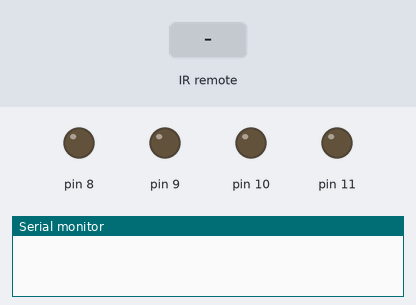
The sketch below on a simulated Arduino Uno, built with avr-gcc and run on an emulated ATmega328P. On the bench: output pins drawn as LEDs (lit = HIGH), the last lines printed to the serial monitor. The inputs (shaded band) are chosen by the test bench.

Above: at 1.2 s.
1.3 s: infrared code 0xFF18E7 received
At 2.1 s:
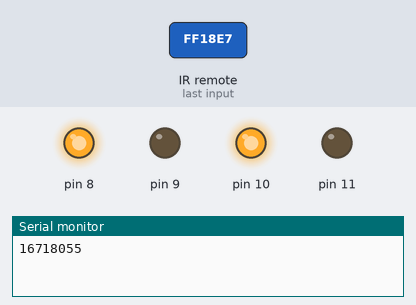
2.8 s: infrared code 0xFF10EF received
At 3.2 s:
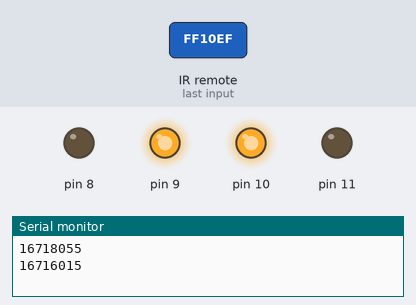
4.3 s: infrared code 0xFF5AA5 received
At 5.5 s:
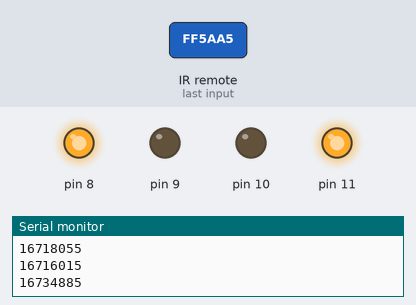
5.8 s: infrared code 0xFF4AB5 received
At 6.7 s:
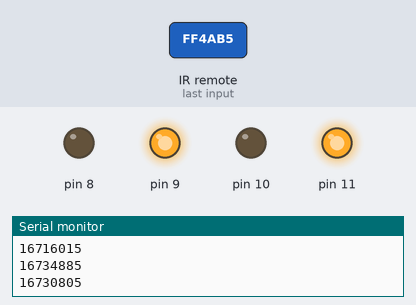
7.3 s: infrared code 0xFF38C7 received
At 7.8 s:
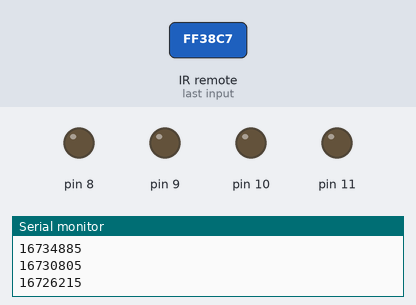
Timing chart, 0 to 9.8 s (numbered marks = the images above; inputs shaded):
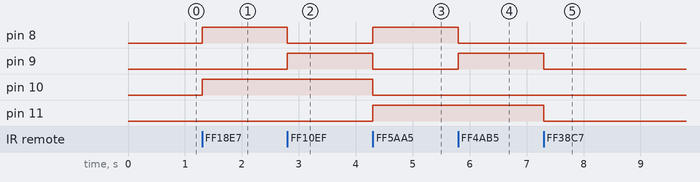

The sketch:

robotMoveCode.ino
```cpp
#include <IRremote.h>
#define irPin 7

IRrecv irrecv(irPin);
decode_results results;

//sets up pins that correlate to each motor (runs once)
void setup() {
  pinMode(8,OUTPUT);
  pinMode(9,OUTPUT);
  pinMode(10,OUTPUT);
  pinMode(11,OUTPUT);

  Serial.begin(9600);
  irrecv.enableIRIn();
}

//switch statement for each case of movement (loops infinitely)
void loop() {

   if (irrecv.decode(&results)) {
      Serial.println(results.value);

      switch (results.value) {

         case 16718055:            // button 2 FORDWARD
            forward();
            break;

         case 16716015:            // button 4 LEFT
            left();
            break;

         case 16726215:            // button 5 STOP
            Stop();
            break;

         case 16734885:            // button 6 RIGHT
            right();
            break;

         case 16730805:            // button 8 BACK
            back();
            break;


         }
   irrecv.resume();
   }
}

// below are each of the 5 functions used

//makes all motors turn forward
void forward()
{
            digitalWrite(8, HIGH);
            digitalWrite(9, LOW);
            digitalWrite(10, HIGH);
            digitalWrite(11, LOW);
}

//makes all motors turn backwards
void back()
{
              digitalWrite(8, LOW);
              digitalWrite(9, HIGH);
              digitalWrite(10, LOW);
              digitalWrite(11, HIGH);
}

//makes left motors turn forward and right motors turn backwards
void left()
{
            digitalWrite(8, LOW);
            digitalWrite(9, HIGH);
            digitalWrite(10, HIGH);
            digitalWrite(11, LOW);
}

//makes right motors turn forward and left motors turn backwards
void right()
{
              digitalWrite(8, HIGH);
              digitalWrite(9, LOW);
              digitalWrite(10, LOW);
              digitalWrite(11, HIGH);
}

//stops all motor movement
void Stop()
{
            digitalWrite(8, LOW);
            digitalWrite(9, LOW);
            digitalWrite(10, LOW);
            digitalWrite(11, LOW);
}
```

Measured:
- after the input at 1.3 s, pin 8, pin 10: LOW → HIGH at once
- after the input at 2.8 s, pin 8: HIGH → LOW at once; pin 9: LOW → HIGH at once
- after the input at 4.3 s, pin 8, pin 11: LOW → HIGH at once; pin 9, pin 10: HIGH → LOW at once
- after the input at 5.8 s, pin 8: HIGH → LOW at once; pin 9: LOW → HIGH at once
- after the input at 7.3 s, pin 9, pin 11: HIGH → LOW at once
